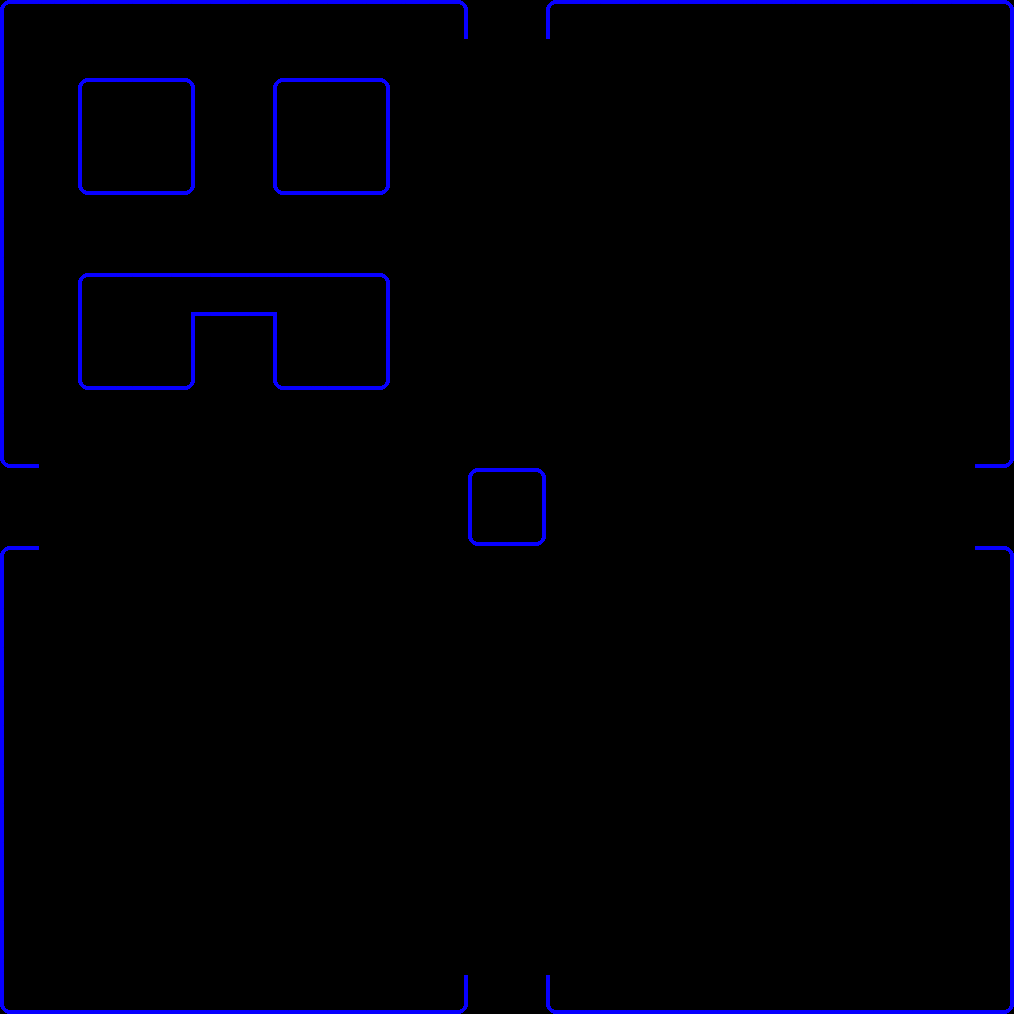

The image is a tile-based game level rendered from a .tmx file. Its description and complete source (layers, tilesets, objects, tile grids) follow:
An orthogonal 26x26 tile map with 39x39 px tiles, 1 tile layer (Tile Layer 1) and 23 objects.

<map version="1.10" tiledversion="1.10.1" orientation="orthogonal" renderorder="right-down" width="26" height="26" tilewidth="39" tileheight="39" infinite="0" nextlayerid="4" nextobjectid="124">
 <editorsettings>
  <export target="Packmap.json" format="json" />
 </editorsettings>
 <tileset firstgid="1" source="Packmap.tsx" />
 <layer id="1" name="Tile Layer 1" width="26" height="26" offsetx="-0.87561" offsety="0.87561">
  <data encoding="csv">
1,3,3,3,3,3,3,3,3,3,3,2,5,5,1,3,3,3,3,3,3,3,3,3,3,2,
4,5,5,5,5,5,5,5,5,5,5,5,5,5,5,5,5,5,5,5,5,5,5,5,5,9,
4,5,1,3,2,5,5,1,3,2,5,5,5,5,5,5,5,5,5,5,5,5,5,5,5,9,
4,5,4,5,9,5,5,4,5,9,5,5,5,5,5,5,5,5,5,5,5,5,5,5,5,9,
4,5,6,8,7,5,5,6,8,7,5,5,5,5,5,5,5,5,5,5,5,5,5,5,5,9,
4,5,5,5,5,5,5,5,5,5,5,5,5,5,5,5,5,5,5,5,5,5,5,5,5,9,
4,5,5,5,5,5,5,5,5,5,5,5,5,5,5,5,5,5,5,5,5,5,5,5,5,9,
4,5,1,3,3,3,3,3,3,2,5,5,5,5,5,5,5,5,5,5,5,5,5,5,5,9,
4,5,4,5,9,3,3,4,5,9,5,5,5,5,5,5,5,5,5,5,5,5,5,5,5,9,
4,5,6,8,7,5,5,6,8,7,5,5,5,5,5,5,5,5,5,5,5,5,5,5,5,9,
4,5,5,5,5,5,5,5,5,5,5,5,5,5,5,5,5,5,5,5,5,5,5,5,5,9,
6,5,5,5,5,5,5,5,5,5,5,5,5,5,5,5,5,5,5,5,5,5,5,5,5,7,
5,5,5,5,5,5,5,5,5,5,5,5,1,2,5,5,5,5,5,5,5,5,5,5,5,5,
5,5,5,5,5,5,5,5,5,5,5,5,6,7,5,5,5,5,5,5,5,5,5,5,5,5,
1,5,5,5,5,5,5,5,5,5,5,5,5,5,5,5,5,5,5,5,5,5,5,5,5,2,
4,5,5,5,5,5,5,5,5,5,5,5,5,5,5,5,5,5,5,5,5,5,5,5,5,9,
4,5,5,5,5,5,5,5,5,5,5,5,5,5,5,5,5,5,5,5,5,5,5,5,5,9,
4,5,5,5,5,5,5,5,5,5,5,5,5,5,5,5,5,5,5,5,5,5,5,5,5,9,
4,5,5,5,5,5,5,5,5,5,5,5,5,5,5,5,5,5,5,5,5,5,5,5,5,9,
4,5,5,5,5,5,5,5,5,5,5,5,5,5,5,5,5,5,5,5,5,5,5,5,5,9,
4,5,5,5,5,5,5,5,5,5,5,5,5,5,5,5,5,5,5,5,5,5,5,5,5,9,
4,5,5,5,5,5,5,5,5,5,5,5,5,5,5,5,5,5,5,5,5,5,5,5,5,9,
4,5,5,5,5,5,5,5,5,5,5,5,5,5,5,5,5,5,5,5,5,5,5,5,5,9,
4,5,5,5,5,5,5,5,5,5,5,5,5,5,5,5,5,5,5,5,5,5,5,5,5,9,
4,5,5,5,5,5,5,5,5,5,5,5,5,5,5,5,5,5,5,5,5,5,5,5,5,9,
6,8,8,8,8,8,8,8,8,8,8,7,5,5,6,8,8,8,8,8,8,8,8,8,8,7
</data>
 </layer>
 <objectgroup id="2" name="Object Layer 1">
  <object id="48" x="-3.50244" y="-0.87561" width="9.63171" height="466.7" />
  <object id="49" x="-2.62683" y="0.87561" width="468.451" height="7.88049" />
  <object id="52" x="549.007" y="-1.75122" width="469.327" height="9.63171" />
  <object id="53" x="1003.45" y="1.75122" width="10.5073" height="461.446" />
  <object id="56" x="1006.95" y="545.505" width="7.00488" height="470.202" />
  <object id="57" x="544.629" y="1006.08" width="464.949" height="7.88049" />
  <object id="60" x="-0.87561" y="1006.08" width="464.949" height="8.7561" />
  <object id="61" x="0" y="545.505" width="7.88049" height="469.327" />
  <object id="66" x="467.576" y="470.202" width="77.9293" height="75.3024" />
  <object id="104" x="-31.522" y="465.824" width="70.9244" height="6.12927" />
  <object id="106" x="-28.0195" y="542.878" width="70.0488" height="7.88049" />
  <object id="107" x="461.446" y="-29.7707" width="7.00488" height="70.0488" />
  <object id="108" x="544.629" y="-28.8951" width="7.88049" height="70.0488" />
  <object id="109" x="974.554" y="463.198" width="70.9244" height="8.7561" />
  <object id="110" x="975.429" y="545.505" width="78.8049" height="8.7561" />
  <object id="112" x="458.82" y="973.678" width="8.7561" height="78.8049" />
  <object id="113" x="544.629" y="973.678" width="8.7561" height="74.4268" />
  <object id="114" x="1153.18" y="647.951" />
  <object id="117" x="271.802" y="273.683" width="117.091" height="118.972" />
  <object id="119" x="189.274" y="274.388" width="88.8763" height="43.4977" />
  <object id="120" x="77.1202" y="274.858" width="117.796" height="116.151" />
  <object id="121" x="77.3553" y="79.4714" width="116.386" height="115.915" />
  <object id="123" x="273.212" y="79.7066" width="116.856" height="116.151" />
 </objectgroup>
</map>
